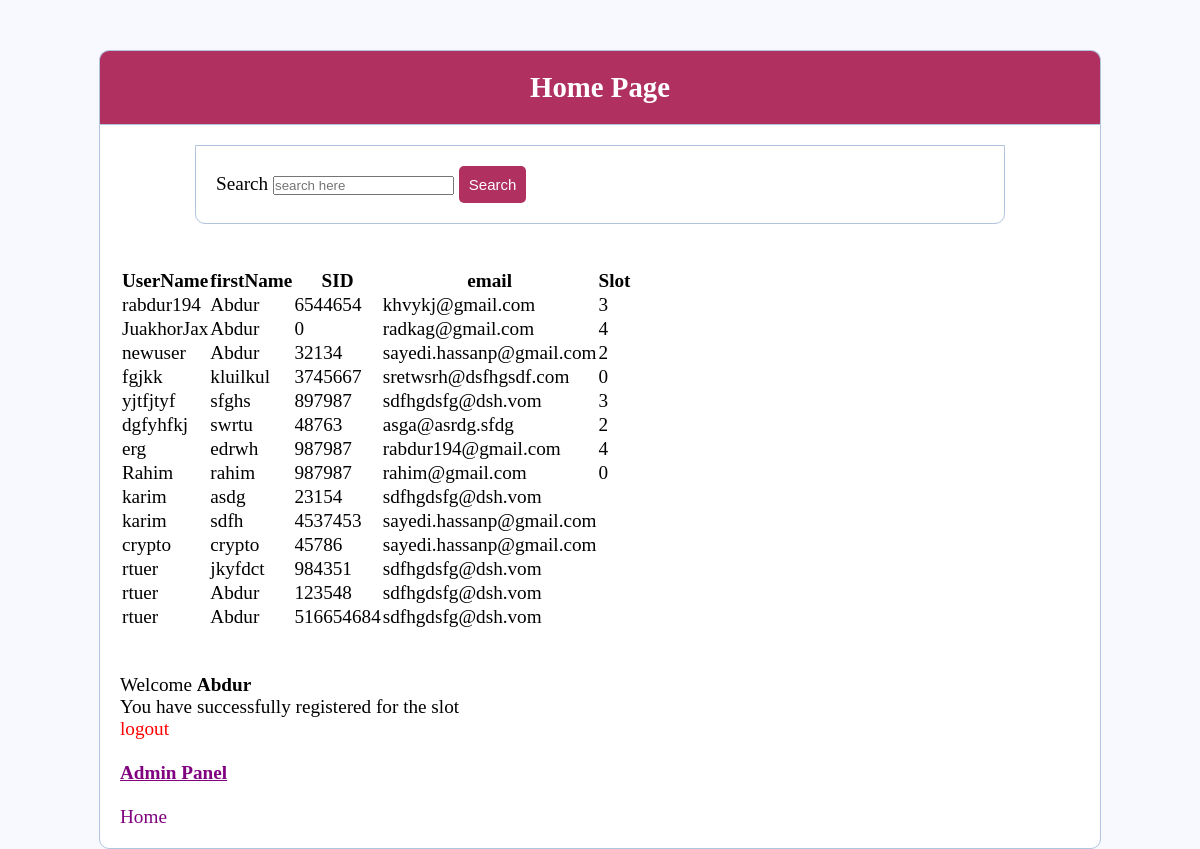
The app's page /reg/index.php (signed in) with its own data.
### tables this page shows
CREATE TABLE `users` (
  `id` bigint(200) NOT NULL,
  `username` varchar(100) NOT NULL,
  `email` varchar(100) NOT NULL,
  `password` int(100) NOT NULL,
  `SID` int(20) NOT NULL,
  `slot` varchar(200) NOT NULL,
  `firstName` varchar(200) NOT NULL
);

### reg/index.php (the view, shortened to what this page needs)
<!DOCTYPE html>
<html>
<head>
	<link rel="stylesheet" type="text/css" href="loginstyle.css">
</head>
<body>
	<div class="header">
		<h2 >Home Page</h2>
	</div>
	<div class="content">
<?php
$con = mysqli_connect('localhost', 'root', '', 'registration');
if(isset($_POST['search']))
{
	$searchkey=$_POST['search'];
	$sql="SELECT * FROM users WHERE username LIKE '%$searchkey%'";
}
else
{
	$sql="SELECT* FROM users";
	$searchkey="";
}
	$result=mysqli_query($con,$sql);
 ?>
	<form action="" method="POST">
		<label>Search</label>
		<input type="text" name="search" placeholder="search here" value="<?php echo $searchkey ?>">
		 <button class="btn">Search</button>
	</form>
			<br>
			<br>
						<table>
							<tr>
								<th>  UserName  </th>
								<th>  firstName  </th>
								<th>  SID  </th>
								<th>  email  </th>
								<th>  Slot  </th>
							</tr>
							<?php while ($row=mysqli_fetch_object($result))
							{
							 ?>
							<tr>
							<td> <?php echo $row->username?> </td>
							<td> <?php echo $row->firstName?> </td>
							<td> <?php echo $row->SID?> </td>
							<td> <?php echo $row->email?> </td>
							<td> <?php echo $row->slot?> </td>
							</tr>
						<?php
							}
					?>
					</table>
					<br><br>
			<?php  if (isset($_SESSION['username'])) :
			?>
			<p>Welcome <strong><?php echo $_SESSION['username']; ?></strong></p>
			<p>You have successfully registered for the slot</p>
			<p> <a href="index.php?logout='1'" style="color: red; text-decoration: none">logout</a> </p>
			<br>
			<a href="admin/adminlogin.php" style="color: purple;font-weight: bold" >Admin Panel</a>
			<br><br>
			<p> <a href="login.php" style="color: purple;text-decoration: none ">Home</a> </p>
		<?php endif ?>
</body>
</html>

### reg/loginstyle.css (style rules this page uses)
* { margin: 0px; padding: 0px; }
body { font-size: 120%; background: #F8F8FF; }
.header { width: 80%; margin: 50px auto 0px; color: white; background: #B03060; text-align: center; border: 1px solid #B0C4DE; border-bottom: none; border-radius: 10px 10px 0px 0px; padding: 20px; }
form, .content { width: 80%; margin: 0px auto; padding: 20px; border: 1px solid #B0C4DE; background: white; border-radius: 0px 0px 10px 10px; }
.btn { padding: 10px; font-size: 15px; color: white; background:#B03060; border: none; border-radius: 5px; }

### records on screen
users: username "rabdur194", firstName "Abdur", SID "6544654", email "khvykj@gmail.com", slot "3"
users: username "JuakhorJax", firstName "Abdur", SID "0", email "radkag@gmail.com", slot "4"
users: username "newuser", firstName "Abdur", SID "32134", email "sayedi.hassanp@gmail.com", slot "2"
users: username "fgjkk", firstName "kluilkul", SID "3745667", email "sretwsrh@dsfhgsdf.com", slot "0"
users: username "yjtfjtyf", firstName "sfghs", SID "897987", email "sdfhgdsfg@dsh.vom", slot "3"
users: username "dgfyhfkj", firstName "swrtu", SID "48763", email "asga@asrdg.sfdg", slot "2"
users: username "erg", firstName "edrwh", SID "987987", email "rabdur194@gmail.com", slot "4"
users: username "Rahim", firstName "rahim", SID "987987", email "rahim@gmail.com", slot "0"
users: username "karim", firstName "asdg", SID "23154", email "sdfhgdsfg@dsh.vom"
users: username "karim", firstName "sdfh", SID "4537453", email "sayedi.hassanp@gmail.com"
users: username "crypto", firstName "crypto", SID "45786", email "sayedi.hassanp@gmail.com"
users: username "rtuer", firstName "jkyfdct", SID "984351", email "sdfhgdsfg@dsh.vom"
users: username "rtuer", firstName "Abdur", SID "123548", email "sdfhgdsfg@dsh.vom"
users: username "rtuer", firstName "Abdur", SID "516654684", email "sdfhgdsfg@dsh.vom"

### other values on screen
$_SESSION['username'] "Abdur"
